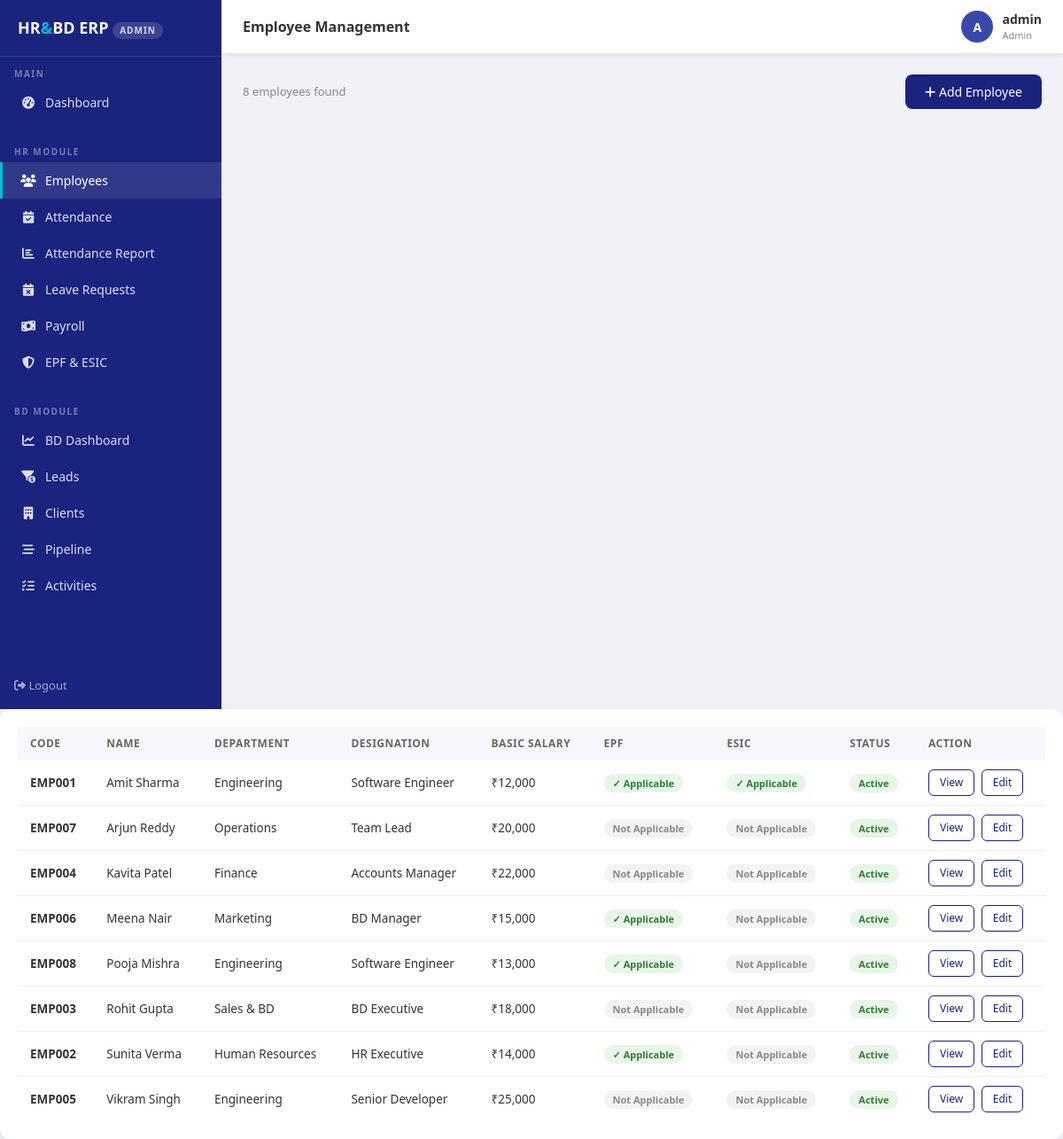
Page /employees (signed in) on the committed database.
### app/models/models.py (models this page shows, shortened)
class User(UserMixin, db.Model):
    __tablename__ = 'users'
    id            = db.Column(db.Integer, primary_key=True)
    username      = db.Column(db.String(80),  unique=True, nullable=False)
    email         = db.Column(db.String(120), unique=True, nullable=False)
    password_hash = db.Column(db.String(256))
    role          = db.Column(db.String(20),  default='employee')
    employee_id   = db.Column(db.Integer, db.ForeignKey('employees.id'), nullable=True)
    is_active     = db.Column(db.Boolean, default=True)
    created_at    = db.Column(db.DateTime, default=datetime.utcnow)

class Employee(db.Model):
    __tablename__ = 'employees'
    id              = db.Column(db.Integer, primary_key=True)
    employee_code   = db.Column(db.String(20),  unique=True, nullable=False)
    first_name      = db.Column(db.String(50),  nullable=False)
    last_name       = db.Column(db.String(50),  nullable=False)
    email           = db.Column(db.String(120), unique=True, nullable=False)
    phone           = db.Column(db.String(15))
    date_of_birth   = db.Column(db.Date)
    gender          = db.Column(db.String(10))
    address         = db.Column(db.Text)
    department_id   = db.Column(db.Integer, db.ForeignKey('departments.id'))
    designation_id  = db.Column(db.Integer, db.ForeignKey('designations.id'))
    joining_date    = db.Column(db.Date, nullable=False)
    employment_type = db.Column(db.String(20), default='full_time')
    status          = db.Column(db.String(20), default='active')
    basic_salary       = db.Column(db.Float, default=0.0)
    hra                = db.Column(db.Float, default=0.0)
    special_allowance  = db.Column(db.Float, default=0.0)
    travel_allowance   = db.Column(db.Float, default=0.0)
    uan_number      = db.Column(db.String(20))   # EPF Universal Account Number
    esic_ip_number  = db.Column(db.String(20))   # ESIC Insured Person Number
    epf_applicable  = db.Column(db.Boolean, default=True)
    esic_applicable = db.Column(db.Boolean, default=True)
    pan_number      = db.Column(db.String(10))
    aadhaar_number  = db.Column(db.String(12))
    created_at      = db.Column(db.DateTime, default=datetime.utcnow)
    leave_requests    = db.relationship('LeaveRequest', backref='employee', lazy=True)
    attendance_records= db.relationship('Attendance',   backref='employee', lazy=True)
    payroll_records   = db.relationship('Payroll',      backref='employee', lazy=True)
    @property
    def full_name(self):
        return f'{self.first_name} {self.last_name}'

class Department(db.Model):
    __tablename__ = 'departments'
    id          = db.Column(db.Integer, primary_key=True)
    name        = db.Column(db.String(100), nullable=False)
    description = db.Column(db.Text)
    created_at  = db.Column(db.DateTime, default=datetime.utcnow)
    employees   = db.relationship('Employee', backref='department', lazy=True)

class Designation(db.Model):
    __tablename__ = 'designations'
    id          = db.Column(db.Integer, primary_key=True)
    name        = db.Column(db.String(100), nullable=False)
    description = db.Column(db.Text)
    employees   = db.relationship('Employee', backref='designation', lazy=True)

### app/routes/employees.py (the view)
@employees_bp.route('/employees')
@login_required
@hr_only
def index():
    return render_template('employees/index.html',
                           employees=_svc.get_all_employees())

### app/repositories/employee_repository.py (called while the page is built)
    def get_all(self):
        return Employee.query.order_by(Employee.first_name).all()

### app/services/employee_service.py (called while the page is built)
    def get_all_employees(self):
        return self.employee_repo.get_all()

### app/utils/rbac.py (called while the page is built)
def roles_required(*roles):
    def decorator(f):
        @wraps(f)
        def decorated_function(*args, **kwargs):
            if current_user.role not in roles:
                return render_template('errors/403.html'), 403
            return f(*args, **kwargs)
        return decorated_function
    return decorator

### app/templates/employees/index.html (shortened to what this page needs)
{% extends "base.html" %}
{% block page_title %}Employee Management{% endblock %}
{% block content %}
<div style="display:flex;justify-content:space-between;align-items:center;margin-bottom:20px;">
  <div>
    <div style="font-size:13px;color:#888;">{{ employees|length }} employees found</div>
  </div>
  <a href="{{ url_for('employees.add') }}" class="btn-primary-custom" style="text-decoration:none;display:inline-block;">
    <i class="fas fa-plus"></i> Add Employee
  </a>
  </div>
</div>
<div class="table-card">
  <table>
    <thead>
      <tr>
        <th>Code</th><th>Name</th><th>Department</th><th>Designation</th>
        <th>Basic Salary</th><th>EPF</th><th>ESIC</th><th>Status</th><th>Action</th>
      </tr>
    </thead>
    <tbody>
      {% for emp in employees %}
      <tr>
        <td><b>{{ emp.employee_code }}</b></td>
        <td>{{ emp.full_name }}</td>
        <td>{{ emp.department.name if emp.department else '—' }}</td>
        <td>{{ emp.designation.name if emp.designation else '—' }}</td>
        <td>₹{{ '{:,.0f}'.format(emp.basic_salary) }}</td>
        <td>
          {% if emp.epf_applicable %}
            <span class="badge-status badge-approved">✓ Applicable</span>
          {% else %}
            <span class="badge-status badge-inactive">Not Applicable</span>
          {% endif %}
        </td>
        <td>
          {% if emp.esic_applicable %}
            <span class="badge-status badge-approved">✓ Applicable</span>
          {% else %}
            <span class="badge-status badge-inactive">Not Applicable</span>
          {% endif %}
        </td>
        <td><span class="badge-status badge-{{ emp.status }}">{{ emp.status.title() }}</span></td>
        <td>
          <a href="{{ url_for('employees.view', id=emp.id) }}" class="btn-sm-outline">View</a>
          <a href="{{ url_for('employees.edit', id=emp.id) }}" class="btn-sm-outline" style="margin-left:4px;">Edit</a>
        </td>
      </tr>
      {% else %}
      <tr><td colspan="9" style="text-align:center;color:#aaa;padding:30px;">No employees found. <a href="{{ url_for('employees.add') }}">Add one now</a></td></tr>
      {% endfor %}
    </tbody>
  </table>
</div>
{% endblock %}

### app/templates/base.html (shortened to what this page needs)
<!DOCTYPE html>
<html lang="en">
<head>
  <link rel="stylesheet" href="https://cdnjs.cloudflare.com/ajax/libs/font-awesome/6.4.0/css/all.min.css">
  <link rel="stylesheet" href="https://cdnjs.cloudflare.com/ajax/libs/bootstrap/5.3.0/css/bootstrap.min.css">
</head>
<body>
<nav class="sidebar">
  <div class="sidebar-brand">
    HR<span>&</span>BD ERP
    <div class="role-badge">{{ current_user.role.replace('_',' ') }}</div>
  </div>
  <div class="sidebar-section">Main</div>
  <ul class="sidebar-menu">
    <li><a href="{{ url_for('dashboard.index') }}"
           class="{{ 'active' if request.endpoint == 'dashboard.index' }}">
      <i class="fas fa-tachometer-alt"></i> Dashboard
    </a></li>
  </ul>
  {% if current_user.role in ('admin', 'hr_manager') %}
  <div class="sidebar-section">HR Module</div>
  <ul class="sidebar-menu">
    <li><a href="{{ url_for('employees.index') }}"
           class="{{ 'active' if 'employees' in request.endpoint }}">
      <i class="fas fa-users"></i> Employees
    </a></li>
    <li><a href="{{ url_for('attendance.index') }}"
           class="{{ 'active' if request.endpoint == 'attendance.index' }}">
      <i class="fas fa-calendar-check"></i> Attendance
    </a></li>
    <li><a href="{{ url_for('attendance.report') }}"
           class="{{ 'active' if request.endpoint == 'attendance.report' }}">
      <i class="fas fa-chart-bar"></i> Attendance Report
    </a></li>
    <li><a href="{{ url_for('leave.index') }}"
           class="{{ 'active' if request.endpoint == 'leave.index' }}">
      <i class="fas fa-calendar-times"></i> Leave Requests
    </a></li>
    <li><a href="{{ url_for('payroll.index') }}"
           class="{{ 'active' if request.endpoint == 'payroll.index' }}">
      <i class="fas fa-money-bill-wave"></i> Payroll
    </a></li>
    <li><a href="{{ url_for('compliance.index') }}"
           class="{{ 'active' if 'compliance' in request.endpoint }}">
      <i class="fas fa-shield-alt"></i> EPF & ESIC
    </a></li>
  </ul>
  {% endif %}
  {% if current_user.role in ('admin', 'bd_manager', 'bd_executive') %}
  <div class="sidebar-section">BD Module</div>
  <ul class="sidebar-menu">
    <li><a href="{{ url_for('bd.index') }}"
           class="{{ 'active' if request.endpoint == 'bd.index' }}">
      <i class="fas fa-chart-line"></i> BD Dashboard
    </a></li>
    <li><a href="{{ url_for('bd.leads') }}"
           class="{{ 'active' if request.endpoint in ['bd.leads','bd.add_lead'] }}">
      <i class="fas fa-funnel-dollar"></i> Leads
    </a></li>
    <li><a href="{{ url_for('bd.clients') }}"
           class="{{ 'active' if request.endpoint in ['bd.clients','bd.add_client'] }}">
      <i class="fas fa-building"></i> Clients
    </a></li>
    <li><a href="{{ url_for('bd.pipeline') }}"
           class="{{ 'active' if 'pipeline' in request.endpoint or 'opportunity' in request.endpoint }}">
      <i class="fas fa-stream"></i> Pipeline
    </a></li>
    <li><a href="{{ url_for('bd.activities') }}"
           class="{{ 'active' if 'activit' in request.endpoint }}">
      <i class="fas fa-tasks"></i> Activities
    </a></li>
  </ul>
  {% endif %}
  <div style="margin-top:auto;padding:16px;">
    <a href="{{ url_for('auth.logout') }}"
       style="color:rgba(255,255,255,0.6);font-size:13px;text-decoration:none;">
      <i class="fas fa-sign-out-alt"></i> Logout
    </a>
  </div>
</nav>
<div class="topbar">
  <div class="topbar-title">{% block page_title %}Dashboard{% endblock %}</div>
  <div class="topbar-user">
    <div class="avatar">{{ current_user.username[0].upper() }}</div>
    <div>
      <div style="font-weight:600;font-size:14px;">{{ current_user.username }}</div>
      <div style="font-size:11px;color:#888;">
        {{ current_user.role.replace('_',' ').title() }}
      </div>
    </div>
  </div>
</div>
<div class="main-content">
  {% block content %}{% endblock %}
</body>
</html>

### app/templates/base.html (style rules this page uses)
:root { --primary: #1a237e; --primary-light: #3949ab; --accent: #00bcd4; --sidebar-width: 250px; --topbar-h: 60px; --body-bg: #f0f2f8; }
* { box-sizing: border-box; margin: 0; padding: 0; }
body { font-family: 'Segoe UI', sans-serif; background: var(--body-bg); color: #333; }
.sidebar { position: fixed; top: 0; left: 0; width: var(--sidebar-width); height: 100vh; background: var(--primary); display: flex; flex-direction: column; z-index: 1000; overflow-y: auto; }
.sidebar-brand { padding: 18px 20px; border-bottom: 1px solid rgba(255,255,255,0.1); color: white; font-size: 18px; font-weight: 700; }
.sidebar-brand span { color: var(--accent); }
.role-badge { font-size: 10px; background: rgba(255,255,255,0.15); color: rgba(255,255,255,0.8); padding: 2px 8px; border-radius: 10px; margin-top: 4px; display: inline-block; text-transform: uppercase; letter-spacing: 1px; }
.sidebar-section { padding: 12px 16px 4px; font-size: 10px; text-transform: uppercase; letter-spacing: 1.5px; color: rgba(255,255,255,0.4); font-weight: 600; }
.sidebar-menu { list-style: none; padding: 0; }
.sidebar-menu li a { display: flex; align-items: center; gap: 10px; padding: 10px 20px; color: rgba(255,255,255,0.85); text-decoration: none; font-size: 14px; transition: all 0.2s; border-left: 3px solid transparent; }
.sidebar-menu li a:hover, .sidebar-menu li a.active { background: rgba(255,255,255,0.1); color: white; border-left-color: var(--accent); }
.sidebar-menu li a i { width: 18px; text-align: center; }
.topbar { position: fixed; top: 0; left: var(--sidebar-width); right: 0; height: var(--topbar-h); background: white; display: flex; align-items: center; justify-content: space-between; padding: 0 24px; box-shadow: 0 2px 8px rgba(0,0,0,0.08); z-index: 999; }
.topbar-title { font-size: 16px; font-weight: 600; color: #333; }
.topbar-user { display: flex; align-items: center; gap: 10px; font-size: 14px; }
.topbar-user .avatar { width: 36px; height: 36px; background: var(--primary-light); border-radius: 50%; display: flex; align-items: center; justify-content: center; color: white; font-weight: 600; }
.main-content { margin-left: var(--sidebar-width); margin-top: var(--topbar-h); padding: 24px; min-height: calc(100vh - var(--topbar-h)); }
.table-card { background: white; border-radius: 12px; padding: 20px; box-shadow: 0 2px 12px rgba(0,0,0,0.06); }
table { width: 100%; border-collapse: collapse; }
table th { background: #f5f7fc; font-size: 12px; text-transform: uppercase; letter-spacing: 0.5px; color: #666; padding: 10px 14px; }
table td { padding: 10px 14px; font-size: 13.5px; border-bottom: 1px solid #f0f0f0; }
table tbody tr:last-child td { border-bottom: none; }
.badge-status { padding: 3px 10px; border-radius: 20px; font-size: 11px; font-weight: 600; }
.badge-approved { background: #e8f5e9; color: #2e7d32; }
.badge-active { background: #e8f5e9; color: #2e7d32; }
.badge-inactive { background: #f3f3f3; color: #888; }
.btn-primary-custom { background: var(--primary); color: white; border: none; padding: 9px 22px; border-radius: 8px; font-size: 14px; cursor: pointer; font-weight: 500; transition: background 0.2s; }
.btn-sm-outline { background: transparent; border: 1px solid var(--primary); color: var(--primary); padding: 5px 12px; border-radius: 6px; font-size: 12px; cursor: pointer; text-decoration: none; display: inline-block; }

### rows in the picture
User: role.replace "ADMIN", username "A", username "admin", role.replace "Admin"
Employee: employee_code "EMP001", full_name "Amit Sharma", department "Engineering", designation "Software Engineer", basic_salary "12,000", epf_applicable "✓ Applicable", esic_applicable "✓ Applicable", status "Active"
Employee: employee_code "EMP007", full_name "Arjun Reddy", department "Operations", designation "Team Lead", basic_salary "20,000", epf_applicable "Not Applicable", esic_applicable "Not Applicable", status "Active"
Employee: employee_code "EMP004", full_name "Kavita Patel", department "Finance", designation "Accounts Manager", basic_salary "22,000", epf_applicable "Not Applicable", esic_applicable "Not Applicable", status "Active"
Employee: employee_code "EMP006", full_name "Meena Nair", department "Marketing", designation "BD Manager", basic_salary "15,000", epf_applicable "✓ Applicable", esic_applicable "Not Applicable", status "Active"
Employee: employee_code "EMP008", full_name "Pooja Mishra", department "Engineering", designation "Software Engineer", basic_salary "13,000", epf_applicable "✓ Applicable", esic_applicable "Not Applicable", status "Active"
Employee: employee_code "EMP003", full_name "Rohit Gupta", department "Sales & BD", designation "BD Executive", basic_salary "18,000", epf_applicable "Not Applicable", esic_applicable "Not Applicable", status "Active"
Employee: employee_code "EMP002", full_name "Sunita Verma", department "Human Resources", designation "HR Executive", basic_salary "14,000", epf_applicable "✓ Applicable", esic_applicable "Not Applicable", status "Active"
Employee: employee_code "EMP005", full_name "Vikram Singh", department "Engineering", designation "Senior Developer", basic_salary "25,000", epf_applicable "Not Applicable", esic_applicable "Not Applicable", status "Active"

### other values in the picture
{{ employees|length }} "8"
